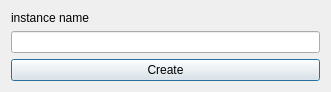
<?xml version="1.0" encoding="UTF-8"?>
<ui version="4.0">
 <class>EnterNameDialog</class>
 <widget class="QDialog" name="EnterNameDialog">
  <property name="geometry">
   <rect>
    <x>0</x>
    <y>0</y>
    <width>331</width>
    <height>85</height>
   </rect>
  </property>
  <property name="windowTitle">
   <string>Enter Name</string>
  </property>
  <layout class="QGridLayout" name="gridLayout">
   <item row="0" column="0">
    <widget class="QLabel" name="label">
     <property name="sizePolicy">
      <sizepolicy hsizetype="Fixed" vsizetype="Fixed">
       <horstretch>0</horstretch>
       <verstretch>0</verstretch>
      </sizepolicy>
     </property>
     <property name="text">
      <string>instance name</string>
     </property>
    </widget>
   </item>
   <item row="1" column="0">
    <widget class="QLineEdit" name="lineEdit"/>
   </item>
   <item row="2" column="0">
    <widget class="QPushButton" name="pushButton">
     <property name="text">
      <string>Create</string>
     </property>
    </widget>
   </item>
  </layout>
 </widget>
 <resources/>
 <connections/>
</ui>
